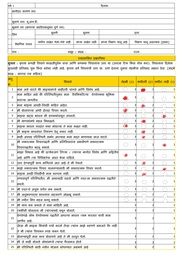
#> input picture Images/0002.jpg, 181 x 256 px, shrunk from 2481 x 3509 before the run
$ python run.py
#> lines starting #> are read from the running program, lines starting #| are printed output that depends on the picture
from PIL import Image, ImageDraw
from math import sqrt, pi, cos, sin, atan2
from collections import defaultdict
import numpy as np

def canny_edge_detector(input_image):
    input_pixels = input_image.load()
    width = input_image.width
    height = input_image.height

    # Transform the image to grayscale
    grayscaled = compute_grayscale(input_pixels, width, height)

    # Blur it to remove noise
    blurred = compute_blur(grayscaled, width, height)

    # Compute the gradient
    gradient, direction = compute_gradient(blurred, width, height)

    # Non-maximum suppression
    filter_out_non_maximum(gradient, direction, width, height)

    # Filter out some edges
    keep = filter_strong_edges(gradient, width, height, 20, 25)

    return keep


def compute_grayscale(input_pixels, width, height):
    grayscale = np.empty((width, height))
    for x in range(width):
        for y in range(height):
            pixel = input_pixels[x, y]
            grayscale[x, y] = (pixel[0] + pixel[1] + pixel[2]) / 3
    return grayscale


def compute_blur(input_pixels, width, height):
    # Keep coordinate inside image
    clip = lambda x, l, u: l if x < l else u if x > u else x

    # Gaussian kernel
    kernel = np.array([
        [1 / 256,  4 / 256,  6 / 256,  4 / 256, 1 / 256],
        [4 / 256, 16 / 256, 24 / 256, 16 / 256, 4 / 256],
        [6 / 256, 24 / 256, 36 / 256, 24 / 256, 6 / 256],
        [4 / 256, 16 / 256, 24 / 256, 16 / 256, 4 / 256],
        [1 / 256,  4 / 256,  6 / 256,  4 / 256, 1 / 256]
    ])

    # Middle of the kernel
    offset = len(kernel) // 2

    # Compute the blurred image
    blurred = np.empty((width, height))
    for x in range(width):
        for y in range(height):
            acc = 0
            for a in range(len(kernel)):
                for b in range(len(kernel)):
                    xn = clip(x + a - offset, 0, width - 1)
                    yn = clip(y + b - offset, 0, height - 1)
                    acc += input_pixels[xn, yn] * kernel[a, b]
            blurred[x, y] = int(acc)
    return blurred


def compute_gradient(input_pixels, width, height):
    gradient = np.zeros((width, height))
    direction = np.zeros((width, height))
    for x in range(width):
        for y in range(height):
            if 0 < x < width - 1 and 0 < y < height - 1:
                magx = input_pixels[x + 1, y] - input_pixels[x - 1, y]
                magy = input_pixels[x, y + 1] - input_pixels[x, y - 1]
                gradient[x, y] = sqrt(magx**2 + magy**2)
                direction[x, y] = atan2(magy, magx)
    return gradient, direction


def filter_out_non_maximum(gradient, direction, width, height):
    for x in range(1, width - 1):
        for y in range(1, height - 1):
            angle = direction[x, y] if direction[x, y] >= 0 else direction[x, y] + pi
            rangle = round(angle / (pi / 4))
            mag = gradient[x, y]
            if ((rangle == 0 or rangle == 4) and (gradient[x - 1, y] > mag or gradient[x + 1, y] > mag)
                    or (rangle == 1 and (gradient[x - 1, y - 1] > mag or gradient[x + 1, y + 1] > mag))
                    or (rangle == 2 and (gradient[x, y - 1] > mag or gradient[x, y + 1] > mag))
                    or (rangle == 3 and (gradient[x + 1, y - 1] > mag or gradient[x - 1, y + 1] > mag))):
                gradient[x, y] = 0


def filter_strong_edges(gradient, width, height, low, high):
    # Keep strong edges
    keep = set()
    for x in range(width):
        for y in range(height):
            if gradient[x, y] > high:
                keep.add((x, y))

    # Keep weak edges next to a pixel to keep
    lastiter = keep
    while lastiter:
        newkeep = set()
        for x, y in lastiter:
            for a, b in ((-1, -1), (-1, 0), (-1, 1), (0, -1), (0, 1), (1, -1), (1, 0), (1, 1)):
                if gradient[x + a, y + b] > low and (x+a, y+b) not in keep:
                    newkeep.add((x+a, y+b))
        keep.update(newkeep)
        lastiter = newkeep

    return list(keep)

# Load image:
input_image = Image.open("Images/0002.jpg")
#> input_image is the input picture: PIL image 181x256 RGB; mean R, G, B 234.9, 232.4, 220.7

# Output image:
output_image = Image.new("RGB", input_image.size)
#> output_image: PIL image 181x256 RGB; every value is 0
output_image.paste(input_image)
draw_result = ImageDraw.Draw(output_image)

# Find circles
rmin = 18
rmax = 20
steps = 100
threshold = 0.4

points = []
for r in range(rmin, rmax + 1):
    for t in range(steps):
        points.append((r, int(r * cos(2 * pi * t / steps)), int(r * sin(2 * pi * t / steps))))

acc = defaultdict(int)
for x, y in canny_edge_detector(input_image):
#> in canny_edge_detector, `width = input_image.width`: width = 181
#> in canny_edge_detector, `height = input_image.height`: height = 256
#> in canny_edge_detector, `grayscaled = compute_grayscale(input_pixels, width, height)`:
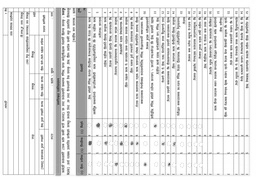
#> grayscaled: shape (181, 256) float64; min 66.33, max 255, mean 229.3
#> in compute_blur, `offset = len(kernel) // 2`: offset = 2
#> in canny_edge_detector, `blurred = compute_blur(grayscaled, width, height)`:
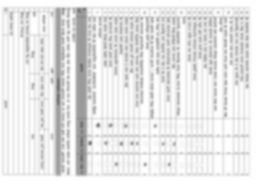
#> blurred: shape (181, 256) float64; min 113, max 255, mean 228.8
#> in canny_edge_detector, `gradient, direction = compute_gradient(blurred, width, height)`:
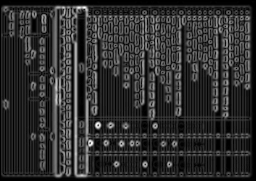
#> gradient: shape (181, 256) float64; min 0, max 88.09, mean 16.4; drawn with min black and max white
#> in canny_edge_detector, `gradient, direction = compute_gradient(blurred, width, height)`:
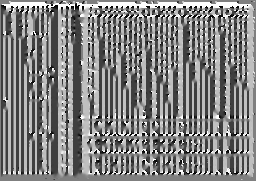
#> direction: shape (181, 256) float64; min -3.12, max 3.14, mean 0.0844; drawn with min black and max white
#> in filter_strong_edges, `keep = set()`: keep = 0 items
#> in filter_strong_edges, `lastiter = keep`: lastiter = 6243 items
#> in canny_edge_detector, `keep = filter_strong_edges(gradient, width, height, 20, 25)`: keep = 7144 items
    for r, dx, dy in points:
        a = x - dx
        b = y - dy
        acc[(a, b, r)] += 1
#> this loop made 7144 passes
#> after the loop, acc = 154710 items

circles = []
#> circles = []
for k, v in sorted(acc.items(), key=lambda i: -i[1]):
    x, y, r = k
    if v / steps >= threshold and all((x - xc) ** 2 + (y - yc) ** 2 > rc ** 2 for xc, yc, rc in circles):
        print(v / steps, x, y, r)
        circles.append((x, y, r))
#> this loop made 154710 passes
#> (v, x, y, r) on passes 1 to 3: (56, 37, 161, 19), (54, 34, 161, 19), (54, 34, 122, 19)
#| 0.56 37 161 19
#| 0.54 34 122 19
#| 0.53 34 222 19
#| 0.52 51 143 19
#| 0.52 26 79 20
#| 0.49 59 227 19
#| 0.49 83 77 19
#| 0.48 39 189 18
#> (further printed lines are left out)
#> after the loop, circles = [(37, 161, 19), (34, 122, 19), (34, 222, 19), (51, 143, 19), (26, 79, 20), (59, 227, 19), (83, 77, 19), (39, 189, 18), (46, 104, 19), (85, 153, 19), (28, 143, 19), (58, 161, 19), (62, 74, 20), (57, 123, 18), (51, 207, 20), (22, 59, 18), (71, 210, 18), (154, 60, 18)]

for x, y, r in circles:
    draw_result.ellipse((x-r, y-r, x+r, y+r), outline=(255,0,0,0))
#> this loop made 18 passes

# Save output image
output_image.save("result.png")
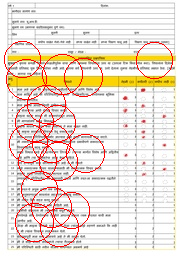
#> saved as result.png: PIL image 181x256 RGB; mean R, G, B 236.2, 223.7, 212.6

$ run again, with Images/0001.jpg copied over Images/0002.jpg
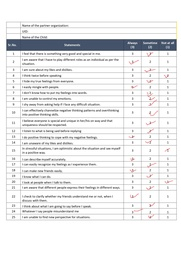
#> input picture Images/0001.jpg, 181 x 256 px, shrunk from 1241 x 1755 before the run
#> input_image is the input picture: PIL image 181x256 RGB; mean R, G, B 234.7, 235, 235.9
#> output_image: PIL image 181x256 RGB; every value is 0
#> width = 181
#> height = 256
#> offset = 2
#> in canny_edge_detector, `gradient, direction = compute_gradient(blurred, width, height)`:
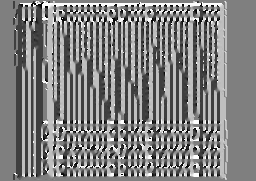
#> direction: shape (181, 256) float64; min -3.13, max 3.14, mean 0.036; drawn with min black and max white
#> in filter_strong_edges, `keep = set()`: keep = 0 items
#> lastiter = 3954 items
#> in canny_edge_detector, `keep = filter_strong_edges(gradient, width, height, 20, 25)`: keep = 4805 items
#> the loop `for x, y in canny_edge_detector(input_image):` made 4805 passes
#> (x, y) on passes 1 to 3: (11, 158), (12, 123), (59, 55)
#> after the loop `for x, y in canny_edge_detector(input_image):`: acc = 121362 items
#> `circles = []`: circles = []
#> the loop `for k, v in sorted(acc.items(), key=lambda i: -i[1]):` made 121362 passes
#> (v, x, y, r) on passes 1 to 3: (49, 42, 90, 20), (49, 43, 90, 20), (48, 47, 160, 19)
#> (printed output is left out)
#> after the loop `for k, v in sorted(acc.items(), key=lambda i: -i[1]):`: circles = [(42, 90, 20), (47, 160, 19), (50, 113, 20), (54, 201, 18), (70, 110, 20), (30, 184, 19), (45, 69, 20), (40, 141, 18), (28, 164, 18), (30, 121, 19), (55, 178, 18)]
#> the loop `for x, y, r in circles:` made 11 passes
#> `output_image.save("result.png")`:
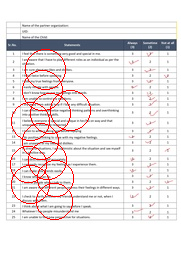
#> saved as result.png: PIL image 181x256 RGB; mean R, G, B 235.5, 229.5, 230.3
